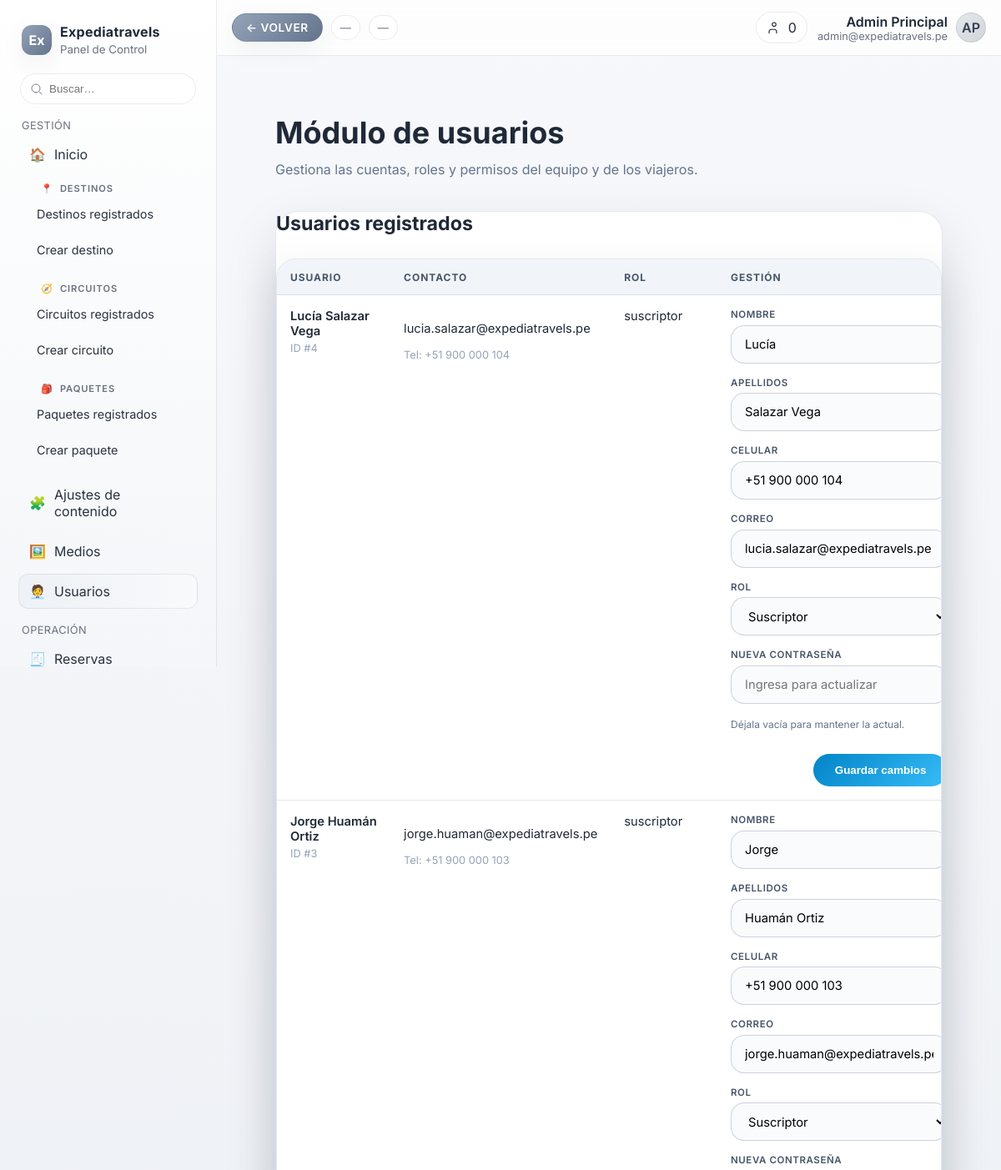
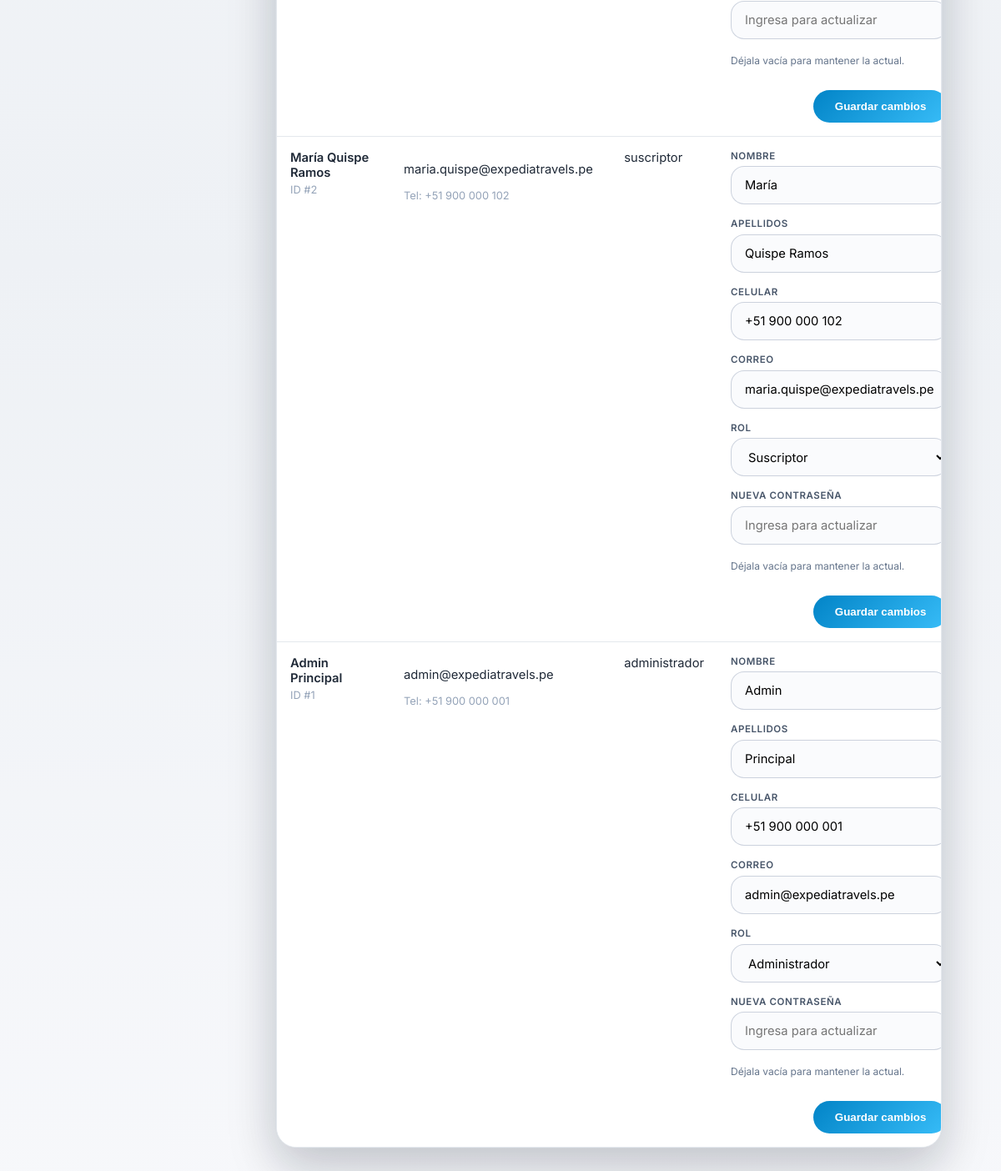
The page /administracion/usuarios.php on the database its author committed (2 pictures, top to bottom).
### tables this page shows
CREATE TABLE usuarios (
    id INT AUTO_INCREMENT PRIMARY KEY,
    nombre VARCHAR(100) NOT NULL,
    apellidos VARCHAR(120) NOT NULL,
    celular VARCHAR(30) DEFAULT NULL,
    correo VARCHAR(150) NOT NULL UNIQUE,
    contrasena_hash VARCHAR(255) NOT NULL,
    verificacion_pin VARCHAR(6) DEFAULT NULL,
    pin_expira_en DATETIME DEFAULT NULL,
    verificado_en DATETIME DEFAULT NULL,
    remember_token VARCHAR(255) DEFAULT NULL,
    remember_token_expira_en DATETIME DEFAULT NULL,
    rol ENUM('administrador', 'moderador', 'suscriptor') DEFAULT 'suscriptor',
    creado_en TIMESTAMP DEFAULT CURRENT_TIMESTAMP
);

### app/Repositorios/RepositorioUsuarios.php (called while the page is built, shortened)
<?php
class RepositorioUsuarios
{
    private function baseSelect(): string
    {
        return <<<SQL
SELECT u.*, fp.ruta AS foto_perfil, fc.ruta AS foto_portada
FROM usuarios u
LEFT JOIN usuario_fotos_perfil fp ON fp.usuario_id = u.id AND fp.es_actual = 1
LEFT JOIN usuario_fotos_portada fc ON fc.usuario_id = u.id AND fc.es_actual = 1
SQL;
    }
    public function all(): array
    {
        $pdo = Conexion::obtener();
        $statement = $pdo->query($this->baseSelect() . ' ORDER BY u.creado_en DESC, u.id DESC');
        return $statement->fetchAll(PDO::FETCH_ASSOC);
    }
}

### administracion/usuarios.php (the view, shortened to what this page needs)
<?php
$userRepository = new RepositorioUsuarios();
$allowedRoles = ['administrador', 'moderador', 'suscriptor'];
$users = $userRepository->all();
require __DIR__ . '/plantilla/cabecera.php';
?>
<div class="admin-wrapper">
    <header class="admin-header">
        <h1>Módulo de usuarios</h1>
        <p>Gestiona las cuentas, roles y permisos del equipo y de los viajeros.</p>
    </header>
    <section class="admin-card admin-card--flush">
        <h2>Usuarios registrados</h2>
        <?php if (empty($users)) : ?>
            <p class="admin-empty">No hay usuarios registrados todavía.</p>
        <?php else : ?>
            <div class="admin-table-wrapper">
                <table class="admin-table admin-table--users">
                    <thead>
                        <tr>
                            <th>Usuario</th>
                            <th>Contacto</th>
                            <th>Rol</th>
                            <th>Gestión</th>
                        </tr>
                    </thead>
                    <tbody>
                        <?php foreach ($users as $user) : ?>
                            <?php $userId = (int) $user['id']; ?>
                            <tr>
                                <td>
                                    <p class="admin-table__user">
                                        <?= htmlspecialchars($user['nombre'] . ' ' . $user['apellidos'], ENT_QUOTES, 'UTF-8'); ?>
                                    </p>
                                    <p class="admin-table__meta">ID #<?= $userId; ?></p>
                                </td>
                                <td>
                                    <p><?= htmlspecialchars($user['correo'], ENT_QUOTES, 'UTF-8'); ?></p>
                                    <?php if (!empty($user['celular'])) : ?>
                                        <p class="admin-table__meta">Tel: <?= htmlspecialchars($user['celular'], ENT_QUOTES, 'UTF-8'); ?></p>
                                    <?php endif; ?>
                                </td>
                                <td>
                                    <?= htmlspecialchars($user['rol'], ENT_QUOTES, 'UTF-8'); ?>
                                </td>
                                <td>
                                    <form method="post" class="admin-table__form">
                                        <div class="admin-grid two-columns">
                                            <div class="admin-field">
                                                <label for="nombre-<?= $userId; ?>">Nombre</label>
                                                <input type="text" id="nombre-<?= $userId; ?>" name="nombre" value="<?= htmlspecialchars($user['nombre'], ENT_QUOTES, 'UTF-8'); ?>" required />
                                            </div>
                                            <div class="admin-field">
                                                <label for="apellidos-<?= $userId; ?>">Apellidos</label>
                                                <input type="text" id="apellidos-<?= $userId; ?>" name="apellidos" value="<?= htmlspecialchars($user['apellidos'], ENT_QUOTES, 'UTF-8'); ?>" required />
                                            </div>
                                        </div>
                                        <div class="admin-grid two-columns">
                                            <div class="admin-field">
                                                <label for="celular-<?= $userId; ?>">Celular</label>
                                                <input type="text" id="celular-<?= $userId; ?>" name="celular" value="<?= htmlspecialchars($user['celular'] ?? '', ENT_QUOTES, 'UTF-8'); ?>" />
                                            </div>
                                            <div class="admin-field">
                                                <label for="correo-<?= $userId; ?>">Correo</label>
                                                <input type="email" id="correo-<?= $userId; ?>" name="correo" value="<?= htmlspecialchars($user['correo'], ENT_QUOTES, 'UTF-8'); ?>" required />
                                            </div>
                                        </div>
                                        <div class="admin-grid two-columns">
                                            <div class="admin-field">
                                                <label for="rol-<?= $userId; ?>">Rol</label>
                                                <select id="rol-<?= $userId; ?>" name="rol">
                                                    <?php foreach ($allowedRoles as $roleOption) : ?>
                                                        <option value="<?= htmlspecialchars($roleOption, ENT_QUOTES, 'UTF-8'); ?>" <?= $roleOption === $user['rol'] ? 'selected' : ''; ?>>
                                                            <?= ucfirst($roleOption); ?>
                                                        </option>
                                                    <?php endforeach; ?>
                                                </select>
                                            </div>
                                            <div class="admin-field">
                                                <label for="contrasena-<?= $userId; ?>">Nueva contraseña</label>
                                                <input type="password" id="contrasena-<?= $userId; ?>" name="contrasena" placeholder="Ingresa para actualizar" />
                                                <p class="admin-help">Déjala vacía para mantener la actual.</p>
                                            </div>
                                        </div>
                                        <div class="admin-table__actions">
                                            <button type="submit" class="admin-button">Guardar cambios</button>
                                        </div>
                                    </form>
                                </td>
                            </tr>
                        <?php endforeach; ?>
                    </tbody>
                </table>
            </div>
        <?php endif; ?>
    </section>
</div>

### administracion/recursos/dashboard.css (style rules this page uses)
:root { --bg: #f4f6f9; --card: #ffffff; --card-2: #f0f2f5; --text: #1f2937; --muted: #6b7280; --brand: #64748b; --brand-2: #94a3b8; --ok: #16a34a; --warn: #d97706; --danger: #dc2626; --border: rgba(2, 6, 23, 0.08); --shadow: 0 10px 30px rgba(2, 6, 23, 0.06); --radius: 16px; }
* { box-sizing: border-box; }
html, body { height: 100%; }
body { margin: 0; font-family: "Inter", system-ui, -apple-system, Segoe UI, Roboto, Helvetica, Arial, sans-serif; color: var(--text); background: linear-gradient(180deg, #f7f8fb 0%, #eef1f5 60%, #f7f8fb 100%); }

### administracion/recursos/panel-admin.css (style rules this page uses)
.admin-wrapper { max-width: 100%; margin: 0 auto; padding: clamp(2rem, 4vw, 4rem) clamp(1.5rem, 4vw, 3rem); display: grid; gap: 2.5rem; }
.admin-header { display: flex; flex-direction: column; gap: 0.75rem; }
.admin-header h1 { margin: 0; font-size: clamp(1.8rem, 3vw, 2.4rem); }
.admin-header p { margin: 0; color: #64748b; }
.admin-card { background: #ffffff; border-radius: 28px; padding: clamp(1.8rem, 3vw, 2.6rem); box-shadow: 0 25px 65px rgba(15, 23, 42, 0.12); border: 1px solid rgba(148, 163, 184, 0.25); display: grid; gap: 1.75rem; }
.admin-card--flush { padding: 0; }
.admin-card h2 { margin: 0; font-size: 1.45rem; }
.admin-grid { display: grid; gap: 1.5rem; }
.admin-grid.two-columns { grid-template-columns: repeat(auto-fit, minmax(260px, 1fr)); }
.admin-field { display: grid; gap: 0.5rem; }
.admin-field label { font-weight: 600; letter-spacing: 0.05em; text-transform: uppercase; font-size: 0.8rem; color: #475569; }
.admin-field input, .admin-field textarea, .admin-field select { width: 100%; padding: 0.75rem 1rem; border-radius: 16px; border: 1px solid rgba(148, 163, 184, 0.45); font: inherit; background: rgba(248, 250, 252, 0.7); resize: vertical; min-height: 52px; }
.admin-help { font-size: 0.85rem; color: #64748b; }
.admin-button { display: inline-flex; align-items: center; justify-content: center; gap: 0.4rem; border: none; border-radius: 999px; padding: 0.75rem 1.6rem; font-weight: 600; cursor: pointer; background: linear-gradient(135deg, #0284c7, #38bdf8); color: #fff; transition: transform 0.2s ease, box-shadow 0.2s ease; }
.admin-table-wrapper { overflow-x: auto; border-radius: 24px; border: 1px solid rgba(148, 163, 184, 0.25); background: #ffffff; box-shadow: 0 20px 50px rgba(15, 23, 42, 0.12); }
.admin-table { width: 100%; border-collapse: collapse; min-width: 820px; }
.admin-table thead th { text-align: left; text-transform: uppercase; font-size: 0.75rem; letter-spacing: 0.08em; color: #475569; background: #f1f5f9; padding: 0.85rem 1rem; }
.admin-table tbody td { border-top: 1px solid rgba(148, 163, 184, 0.25); padding: 1rem; vertical-align: top; font-size: 0.92rem; color: #1f2937; }
.admin-table__user { font-weight: 600; margin: 0 0 0.25rem; }
.admin-table__meta { font-size: 0.8rem; color: #94a3b8; margin: 0; }
.admin-table__form { display: grid; gap: 1rem; }
.admin-table__form .admin-grid { gap: 1rem; }
.admin-table__form .admin-field { gap: 0.35rem; }
.admin-table__form .admin-field label { font-size: 0.72rem; }
.admin-table__form .admin-field input, .admin-table__form .admin-field select { min-height: 46px; }
.admin-table__form .admin-help { font-size: 0.75rem; }
.admin-table__actions { display: flex; justify-content: flex-end; }

### rows shown on the page
usuarios: nombre+apellidos "Lucía Salazar Vega", id "4", correo "lucia.salazar@expediatravels.pe", celular "+51 900 000 104", rol "suscriptor", nombre "Lucía", apellidos "Salazar Vega", rol "Suscriptor"
usuarios: nombre+apellidos "Jorge Huamán Ortiz", id "3", correo "jorge.huaman@expediatravels.pe", celular "+51 900 000 103", rol "suscriptor", nombre "Jorge", apellidos "Huamán Ortiz", rol "Suscriptor"
usuarios: nombre+apellidos "María Quispe Ramos", id "2", correo "maria.quispe@expediatravels.pe", celular "+51 900 000 102", rol "suscriptor", nombre "María", apellidos "Quispe Ramos", rol "Suscriptor"
usuarios: nombre+apellidos "Admin Principal", id "1", correo "admin@expediatravels.pe", celular "+51 900 000 001", rol "administrador", nombre "Admin", apellidos "Principal", rol "Administrador"

### other values the page prints
$panelNombreAdmin "Admin Principal"
$panelCorreoAdmin "admin@expediatravels.pe"
$panelInicialesAdmin "AP"
